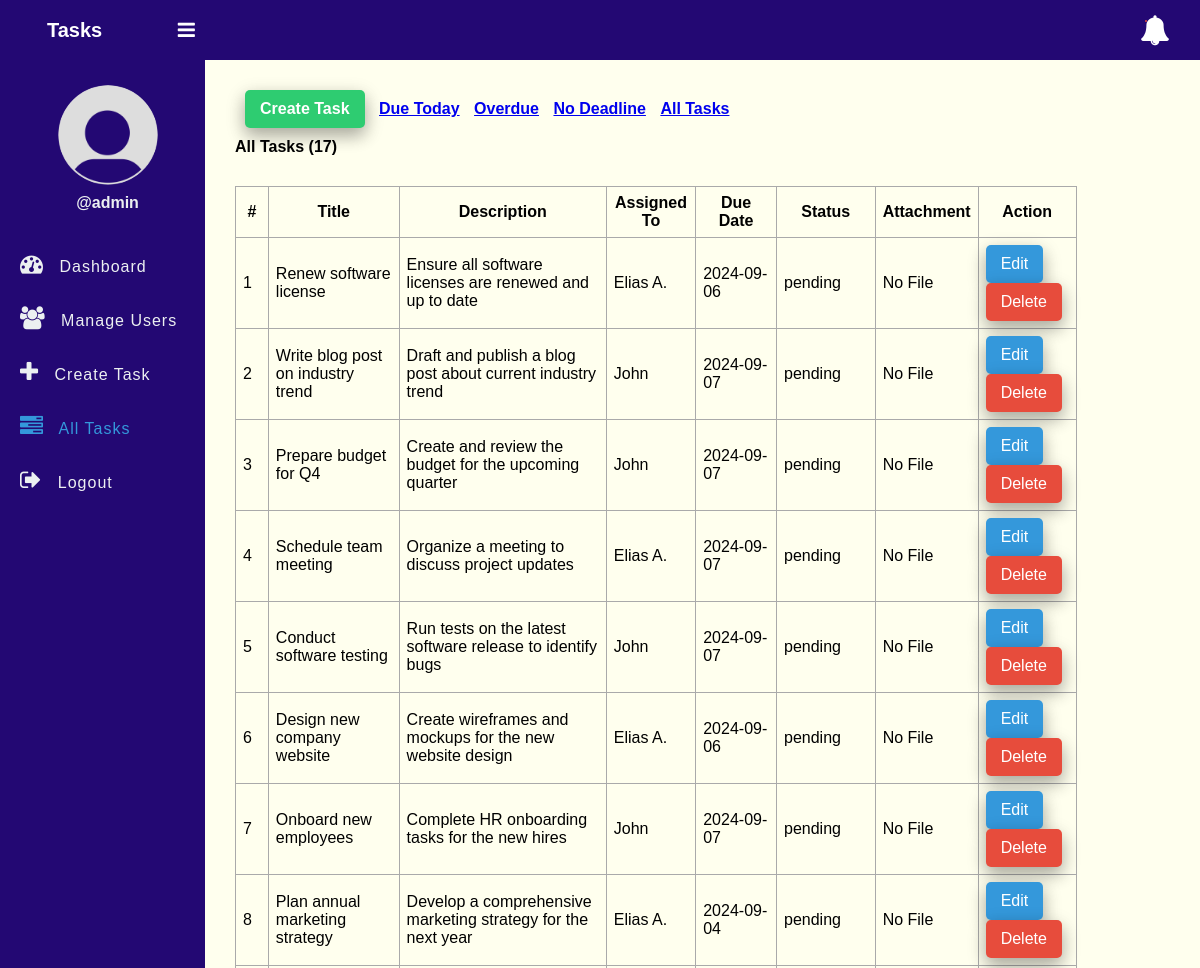
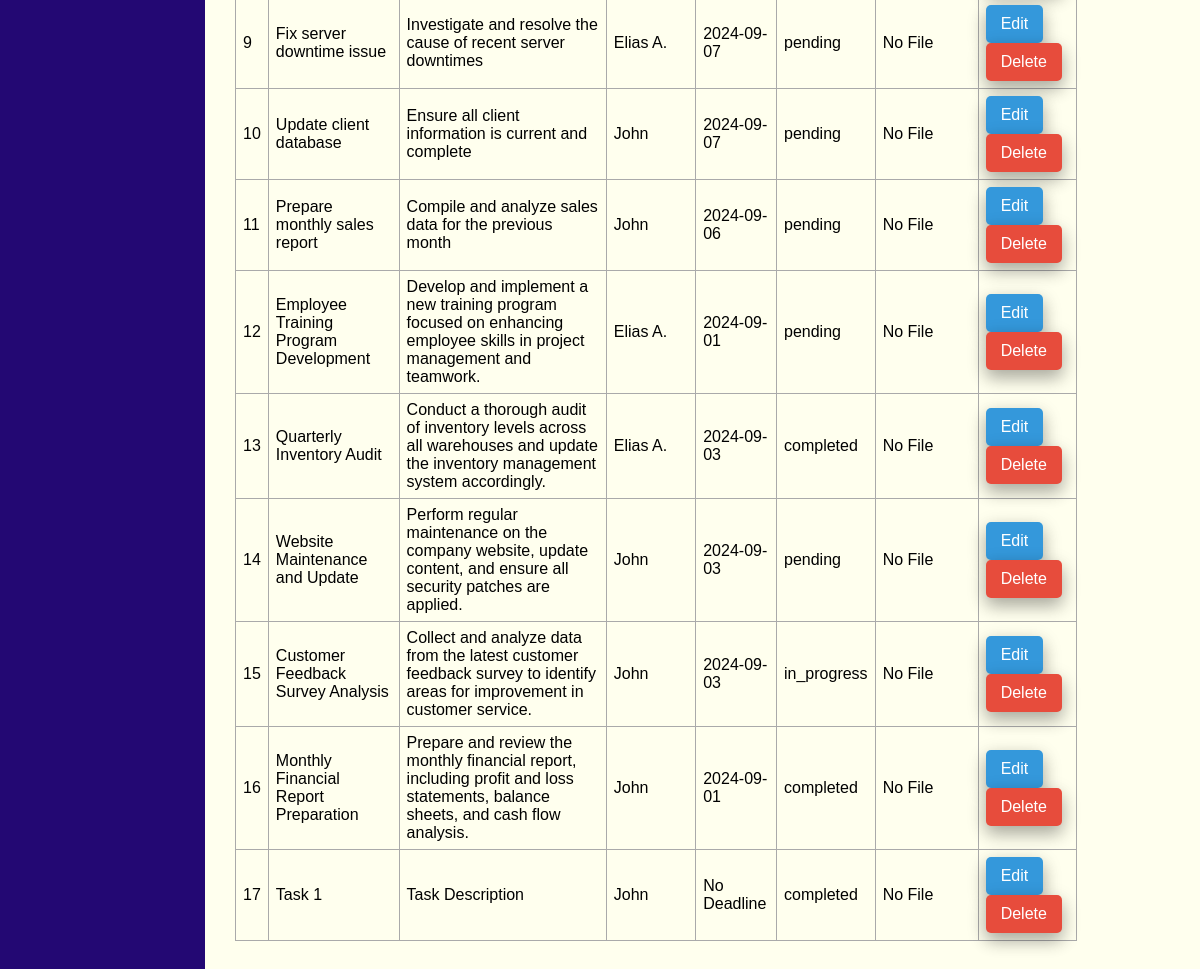
Screenshot of /tasks.php (signed in) with the database file from the repository (2 pictures, top to bottom).
### tables this page shows
CREATE TABLE `tasks` (
  `id` int(11) NOT NULL,
  `title` varchar(100) NOT NULL,
  `description` text DEFAULT NULL,
  `assigned_to` int(11) DEFAULT NULL,
  `due_date` date DEFAULT NULL,
  `status` enum('pending','in_progress','completed') DEFAULT 'pending',
  `created_at` timestamp NOT NULL DEFAULT current_timestamp()
);

CREATE TABLE `users` (
  `id` int(11) NOT NULL,
  `full_name` varchar(50) NOT NULL,
  `username` varchar(50) NOT NULL,
  `password` varchar(255) NOT NULL,
  `role` enum('admin','employee') NOT NULL,
  `created_at` timestamp NOT NULL DEFAULT current_timestamp()
);

### app/Model/Task.php (called while the page is built, shortened)
<?php
function get_all_tasks($conn){
	$sql = "SELECT * FROM tasks ORDER BY id DESC";
	$stmt = $conn->prepare($sql);
	$stmt->execute([]);
	if($stmt->rowCount() > 0){
		$tasks = $stmt->fetchAll();
	}else $tasks = 0;
	return $tasks;
}
function count_tasks($conn){
	$sql = "SELECT id FROM tasks";
	$stmt = $conn->prepare($sql);
	$stmt->execute([]);
	return $stmt->rowCount();
}

### app/Model/User.php (called while the page is built, shortened)
<?php
function get_all_users($conn){
	$sql = "SELECT * FROM users WHERE role =? ";
	$stmt = $conn->prepare($sql);
	$stmt->execute(["employee"]);
	if($stmt->rowCount() > 0){
		$users = $stmt->fetchAll();
	}else $users = 0;
	return $users;
}

### tasks.php (the view, shortened to what this page needs)
<?php
if (isset($_SESSION['role']) && isset($_SESSION['id']) && $_SESSION['role'] == "admin") {
    include "DB_connection.php";
    include "app/Model/Task.php";
    include "app/Model/User.php";
    $text = "All Tasks";
    if (isset($_GET['due_date']) && $_GET['due_date'] == "Due Today") {
        $text = "Due Today";
        $tasks = get_all_tasks_due_today($conn);
        $num_task = count_tasks_due_today($conn);
    } else if (isset($_GET['due_date']) && $_GET['due_date'] == "Overdue") {
        $text = "Overdue";
        $tasks = get_all_tasks_overdue($conn);
        $num_task = count_tasks_overdue($conn);
    } else if (isset($_GET['due_date']) && $_GET['due_date'] == "No Deadline") {
        $text = "No Deadline";
        $tasks = get_all_tasks_NoDeadline($conn);
        $num_task = count_tasks_NoDeadline($conn);
    } else {
        $tasks = get_all_tasks($conn);
        $num_task = count_tasks($conn);
    }
    $users = get_all_users($conn);
?>
<!DOCTYPE html>
<html>
<head>
    <link rel="stylesheet" href="https://stackpath.bootstrapcdn.com/font-awesome/4.7.0/css/font-awesome.min.css">
    <link rel="stylesheet" href="css/style.css">
</head>
<body>
    <?php include "inc/header.php"; ?>
    <div class="body">
        <?php include "inc/nav.php"; ?>
        <section class="section-1">
            <h4 class="title-2">
                <a href="create_task.php" class="btn">Create Task</a>
                <a href="tasks.php?due_date=Due Today">Due Today</a>
                <a href="tasks.php?due_date=Overdue">Overdue</a>
                <a href="tasks.php?due_date=No Deadline">No Deadline</a>
                <a href="tasks.php">All Tasks</a>
            </h4>
            <h4 class="title-2"><?= $text ?> (<?= $num_task ?>)</h4>
            <?php if ($tasks != 0) { ?>
            <table class="main-table">
                <tr>
                    <th>#</th>
                    <th>Title</th>
                    <th>Description</th>
                    <th>Assigned To</th>
                    <th>Due Date</th>
                    <th>Status</th>
                    <th>Attachment</th>
                    <th>Action</th>
                </tr>
                <?php $i = 0; foreach ($tasks as $task) { ?>
                <tr>
                    <td><?= ++$i ?></td>
                    <td><?= htmlspecialchars($task['title'], ENT_QUOTES, 'UTF-8') ?></td>
                    <td><?= htmlspecialchars($task['description'], ENT_QUOTES, 'UTF-8') ?></td>
                    <td>
                        <?php
                        foreach ($users as $user) {
                            if ($user['id'] == $task['assigned_to']) {
                                echo htmlspecialchars($user['full_name'], ENT_QUOTES, 'UTF-8');
                            }
                        } ?>
                    </td>
                    <td><?= $task['due_date'] ? $task['due_date'] : "No Deadline"; ?></td>
                    <td><?= htmlspecialchars($task['status'], ENT_QUOTES, 'UTF-8') ?></td>
                    <td>
                        <?php if (!empty($task['file_path'])) { ?>
                            <a href="download.php?file=<?= urlencode($task['file_path']) ?>" download>Download</a>
                        <?php } else { ?>
                            No File
                        <?php } ?>
                    </td>
                    <td>
                        <a href="edit-task.php?id=<?= $task['id'] ?>" class="edit-btn">Edit</a>
                        <a href="delete-task.php?id=<?= $task['id'] ?>" class="delete-btn">Delete</a>
                    </td>
                </tr>
                <?php } ?>
            </table>
            <?php } else { ?>
                <h3>Empty</h3>
            <?php } ?>
        </section>
    </div>
</body>
</html>
<?php
} else {
    $em = "First login";
    header("Location: login.php?error=" . urlencode($em));
    exit();
}
?>

### inc/header.php (shortened to what this page needs)
<header class="header">
	<h2 class="u-name">Tasks<b></b>
		<label for="checkbox">
			<i id="navbtn" class="fa fa-bars" aria-hidden="true"></i>
		</label>
	</h2>
	<span class="notification" id="notificationBtn">
		<i class="fa fa-bell" aria-hidden="true"></i>
		<span id="notificationNum"></span>
	</span>
</header>

### inc/nav.php
<nav class="side-bar">
			<div class="user-p">
				<img src="img/user.png">
				<h4>@<?=$_SESSION['username']?></h4>
			</div>
			<?php
               if($_SESSION['role'] == "employee"){
			 ?>
			<ul id="navList">
				<li>
					<a href="index.php">
						<i class="fa fa-tachometer" aria-hidden="true"></i>
						<span>Dashboard</span>
					</a>
				</li>
				<li>
					<a href="my_task.php">
						<i class="fa fa-tasks" aria-hidden="true"></i>
						<span>My Task</span>
					</a>
				</li>
				<li>
					<a href="profile.php">
						<i class="fa fa-user" aria-hidden="true"></i>
						<span>Profile</span>
					</a>
				</li>
				<li>
					<a href="notifications.php">
						<i class="fa fa-bell" aria-hidden="true"></i>
						<span>Notifications</span>
					</a>
				</li>
				<li>
					<a href="logout.php">
						<i class="fa fa-sign-out" aria-hidden="true"></i>
						<span>Logout</span>
					</a>
				</li>
			</ul>
		<?php }else { ?>
            <ul id="navList">
				<li>
					<a href="index.php">
						<i class="fa fa-tachometer" aria-hidden="true"></i>
						<span>Dashboard</span>
					</a>
				</li>
				<li>
					<a href="user.php">
						<i class="fa fa-users" aria-hidden="true"></i>
						<span>Manage Users</span>
					</a>
				</li>
				<li>
					<a href="create_task.php">
						<i class="fa fa-plus" aria-hidden="true"></i>
						<span>Create Task</span>
					</a>
				</li>
				<li>
					<a href="tasks.php">
						<i class="fa fa-tasks" aria-hidden="true"></i>
						<span>All Tasks</span>
					</a>
				</li>
				<li>
					<a href="logout.php">
						<i class="fa fa-sign-out" aria-hidden="true"></i>
						<span>Logout</span>
					</a>
				</li>
			</ul>
		<?php } ?>
		</nav>

### css/style.css (style rules this page uses)
* { padding: 0; margin: 0; box-sizing: border-box; font-family: arial, sans-serif; }
.header { display: flex; justify-content: space-between; align-items: center; padding: 15px 30px; background: #230873; color: #fff; }
.u-name { font-size: 20px; padding-left: 17px; }
.header i { font-size: 30px; cursor: pointer; color: #fff; }
.header .notification { position: relative; cursor: pointer; }
.header .notification span { position: absolute; top: 5px; left: 5px; background: #e74c3c; padding: 1px; border-radius: 50%; }
.user-p { text-align: center; padding-left: 10px; padding-top: 25px; }
.user-p img { width: 100px; border-radius: 50%; }
.user-p h4 { color: #ecf0f1; padding: 5px 0; }
.side-bar { width: 250px; background: #230873; min-height: 100vh; transition: 500ms width; }
.body { display: flex; }
.side-bar ul { margin-top: 20px; list-style: none; }
.side-bar ul li { font-size: 16px; padding: 15px 0px; padding-left: 20px; transition: 500ms background; white-space: nowrap; overflow: hidden; text-overflow: ellipsis; }
.side-bar ul li a { text-decoration: none; color: #ecf0f1; cursor: pointer; letter-spacing: 1px; }
.side-bar .active a { color: #3498db !important; }
.side-bar .active a i { color: #3498db !important; }
.side-bar ul li a i { display: inline-block; padding-right: 10px; font-size: 23px; }
#navbtn { display: inline-block; margin-left: 70px; font-size: 20px; transition: 500ms color; }
.section-1 { padding: 30px; }
.section-1 .title-2 { margin-bottom: 10px; }
.section-1 .title-2 .btn { text-decoration: none; display: inline-block; padding-left: 10px; border: none; background: #2ecc71; padding: 10px 15px; color: #fff; font-size: 16px; border-radius: 5px; cursor: pointer; outline: none; transition: background 1s; box-shadow: 0 8px 16px 0 rgba(0, 0, 0, 0.2), 0 6px 20px 0 rgba(0, 0, 0, 0.19); }
.section-1 .title-2 a { display: inline-block; margin-left: 10px; }
.section-1 { width: 100%; background: #ffe; }
.main-table, .main-table tr, .main-table th, .main-table td { border: 1px solid #aaa; border-collapse: collapse; padding: 7px; }
.main-table { width: 90%; margin-top: 30px; }
.delete-btn { text-decoration: none; display: inline-block; padding-left: 10px; border: none; background: #e74c3c; padding: 10px 15px; color: #fff; font-size: 16px; border-radius: 5px; cursor: pointer; outline: none; transition: background 1s; box-shadow: 0 8px 16px 0 rgba(0, 0, 0, 0.2), 0 6px 20px 0 rgba(0, 0, 0, 0.19); }
.edit-btn { text-decoration: none; display: inline-block; padding-left: 10px; border: none; background: #3498db; padding: 10px 15px; color: #fff; font-size: 16px; border-radius: 5px; cursor: pointer; outline: none; transition: background 1s; box-shadow: 0 8px 16px 0 rgba(0, 0, 0, 0.2), 0 6px 20px 0 rgba(0, 0, 0, 0.19); }

### rows the page displays
tasks: title "Renew software license", description "Ensure all software licenses are renewed and up to date", due_date "2024-09-06", status "pending"
users: full_name "Elias A."
tasks: title "Write blog post on industry trend", description "Draft and publish a blog post about current industry trend", due_date "2024-09-07", status "pending"
users: full_name "John"
tasks: title "Prepare budget for Q4", description "Create and review the budget for the upcoming quarter", due_date "2024-09-07", status "pending"
tasks: title "Schedule team meeting", description "Organize a meeting to discuss project updates", due_date "2024-09-07", status "pending"
tasks: title "Conduct software testing", description "Run tests on the latest software release to identify bugs", due_date "2024-09-07", status "pending"
tasks: title "Design new company website", description "Create wireframes and mockups for the new website design", due_date "2024-09-06", status "pending"
tasks: title "Onboard new employees", description "Complete HR onboarding tasks for the new hires", due_date "2024-09-07", status "pending"
tasks: title "Plan annual marketing strategy", description "Develop a comprehensive marketing strategy for the next year", due_date "2024-09-04", status "pending"
tasks: title "Fix server downtime issue", description "Investigate and resolve the cause of recent server downtimes", due_date "2024-09-07", status "pending"
tasks: title "Update client database", description "Ensure all client information is current and complete", due_date "2024-09-07", status "pending"
tasks: title "Prepare monthly sales report", description "Compile and analyze sales data for the previous month", due_date "2024-09-06", status "pending"
tasks: title "Employee Training Program Development", description "Develop and implement a new training program focused on enhancing employee skills in project management and teamwork.", due_date "2024-09-01", status "pending"
tasks: title "Quarterly Inventory Audit", description "Conduct a thorough audit of inventory levels across all warehouses and update the inventory management system accordingly.", due_date "2024-09-03", status "completed"
tasks: title "Website Maintenance and Update", description "Perform regular maintenance on the company website, update content, and ensure all security patches are applied.", due_date "2024-09-03", status "pending"
tasks: title "Customer Feedback Survey Analysis", description "Collect and analyze data from the latest customer feedback survey to identify areas for improvement in customer service.", due_date "2024-09-03", status "in_progress"
tasks: title "Monthly Financial Report Preparation", description "Prepare and review the monthly financial report, including profit and loss statements, balance sheets, and cash flow analysis.", due_date "2024-09-01", status "completed"
tasks: title "Task 1", description "Task Description", shows "No Deadline", status "completed"

### other values shown
$_SESSION['username'] "admin"
$text "All Tasks"
$num_task "17"
